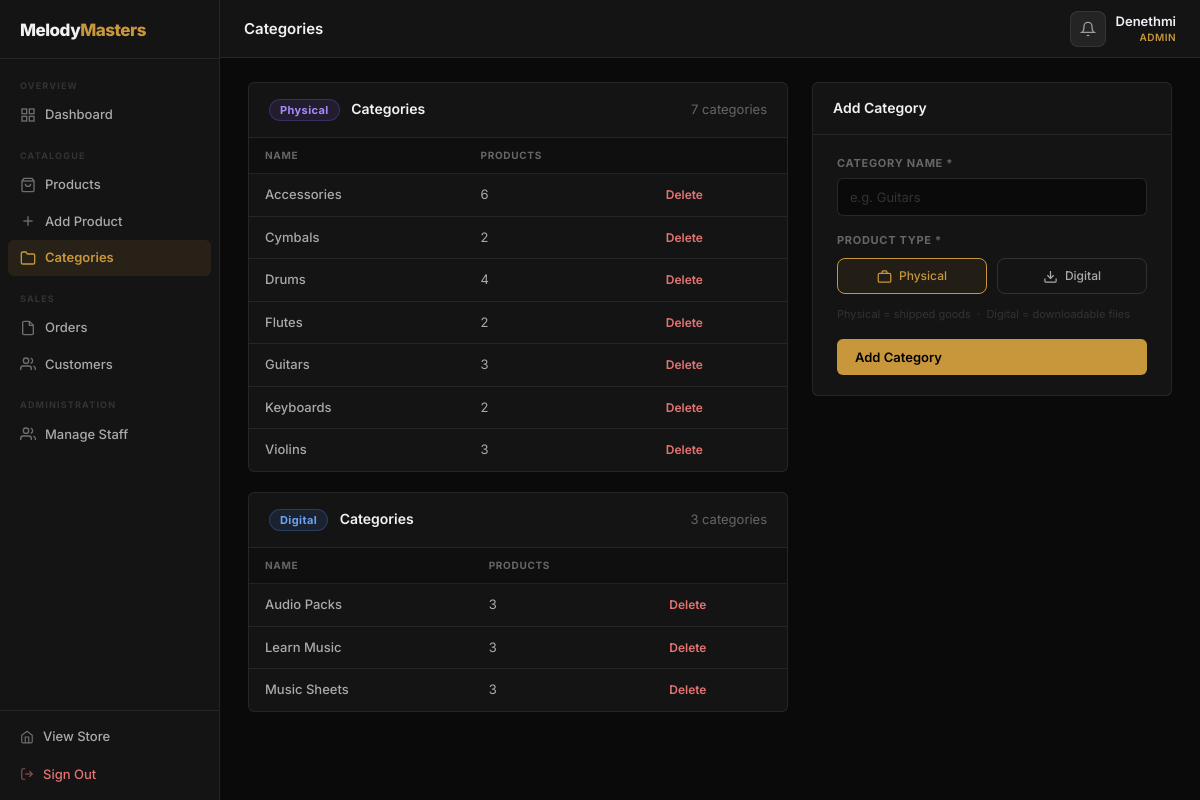
The page /admin/categories.php (signed in) on the database its author committed.
### tables this page shows
CREATE TABLE `categories` (
  `id` int(11) NOT NULL,
  `name` varchar(100) NOT NULL,
  `parent_id` int(11) DEFAULT NULL,
  `type` enum('physical','digital') NOT NULL DEFAULT 'physical'
);

### admin/categories.php (the view, shortened to what this page needs)
<?php
require_once __DIR__ . '/layout.php';
$cats = mysqli_fetch_all(mysqli_query($conn,
    "SELECT c.id, c.name, c.type, COUNT(p.id) AS product_count
     FROM categories c
     LEFT JOIN products p ON p.category_id = c.id
     GROUP BY c.id ORDER BY c.type ASC, c.name ASC"), MYSQLI_ASSOC);
$physical_cats = array_filter($cats, function($c) { return $c['type'] === 'physical'; });
$digital_cats  = array_filter($cats, function($c) { return $c['type'] === 'digital'; });
?>
<div style="display:grid;grid-template-columns:1fr 360px;gap:24px;align-items:start;">
  <div>
    <div class="admin-panel" style="margin-bottom:20px;">
      <div class="admin-panel-head">
        <h2 class="admin-panel-title">
          <span class="admin-type-physical" style="margin-right:8px;">Physical</span>
          Categories
        </h2>
        <span class="admin-result-count"><?= count($physical_cats) ?> categories</span>
      </div>
      <div class="admin-table-wrap">
        <table class="admin-table">
          <thead><tr><th>Name</th><th>Products</th><th></th></tr></thead>
          <tbody>
            <?php foreach ($physical_cats as $cat): ?>
            <tr>
              <td class="admin-prod-name"><?= htmlspecialchars($cat['name']) ?></td>
              <td><?= $cat['product_count'] ?></td>
              <td>
                <a href="categories.php?delete=<?= $cat['id'] ?>"
                   class="admin-row-action admin-row-action--danger"
                   onclick="return confirm('Delete \'<?= htmlspecialchars(addslashes($cat['name'])) ?>\'?')">Delete</a>
              </td>
            </tr>
            <?php endforeach; ?>
          </tbody>
        </table>
      </div>
    </div>
    <div class="admin-panel">
      <div class="admin-panel-head">
        <h2 class="admin-panel-title">
          <span class="admin-type-digital" style="margin-right:8px;">Digital</span>
          Categories
        </h2>
        <span class="admin-result-count"><?= count($digital_cats) ?> categories</span>
      </div>
      <div class="admin-table-wrap">
        <table class="admin-table">
          <thead><tr><th>Name</th><th>Products</th><th></th></tr></thead>
          <tbody>
            <?php foreach ($digital_cats as $cat): ?>
            <tr>
              <td class="admin-prod-name"><?= htmlspecialchars($cat['name']) ?></td>
              <td><?= $cat['product_count'] ?></td>
              <td>
                <a href="categories.php?delete=<?= $cat['id'] ?>"
                   class="admin-row-action admin-row-action--danger"
                   onclick="return confirm('Delete \'<?= htmlspecialchars(addslashes($cat['name'])) ?>\'?')">Delete</a>
              </td>
            </tr>
            <?php endforeach; ?>
          </tbody>
        </table>
      </div>
    </div>
  </div>
  <div class="admin-panel">
    <div class="admin-panel-head">
      <h2 class="admin-panel-title">Add Category</h2>
    </div>
    <form method="POST" action="categories.php" class="admin-form" style="gap:16px;">
      <div class="admin-form-group">
        <label class="admin-form-label">Category Name *</label>
        <input type="text" name="cat_name" class="admin-input"
               placeholder="e.g. Guitars" required
               value="<?= htmlspecialchars($_POST['cat_name'] ?? '') ?>">
      </div>
      <div class="admin-form-group">
        <label class="admin-form-label">Product Type *</label>
        <div style="display:flex;gap:10px;margin-top:4px;">
          <label class="admin-type-radio <?= ($_POST['cat_type']??'physical')==='physical' ? 'is-selected' : '' ?>" id="lbl-phys">
            <svg width="15" height="15" fill="none" viewBox="0 0 24 24" stroke="currentColor" stroke-width="2"><rect x="2" y="7" width="20" height="14" rx="2"/><path d="M16 7V5a2 2 0 00-2-2h-4a2 2 0 00-2 2v2"/></svg>
            Physical
          </label>
          <label class="admin-type-radio <?= ($_POST['cat_type']??'')==='digital' ? 'is-selected' : '' ?>" id="lbl-dig">
            <svg width="15" height="15" fill="none" viewBox="0 0 24 24" stroke="currentColor" stroke-width="2"><path d="M21 15v4a2 2 0 01-2 2H5a2 2 0 01-2-2v-4"/><polyline points="7 10 12 15 17 10"/><line x1="12" y1="15" x2="12" y2="3"/></svg>
            Digital
          </label>
        </div>
        <span style="font-size:11px;color:var(--dim);margin-top:6px;display:block;">
          Physical = shipped goods &nbsp;·&nbsp; Digital = downloadable files
        </span>
      </div>
      <div class="admin-form-actions" style="padding-top:0;">
        <button type="submit" name="add_cat" class="admin-btn admin-btn--primary" style="width:100%;">
          Add Category
        </button>
      </div>
    </form>
  </div>
</div>

### assets/css/admin.css (style rules this page uses)
.admin-body { margin: 0; background: var(--bg); color: var(--white); font-family: 'Inter', sans-serif; font-size: 14px; line-height: 1.5; overflow-x: hidden; }
.admin-content h1, .admin-content h2, .admin-content h3, .admin-content h4, .admin-panel h2, .admin-panel h3, .admin-topbar h1 { margin: 0; padding: 0; line-height: 1.3; }
.admin-panel { background: var(--bg-card); border: 1px solid var(--line); border-radius: var(--r); overflow: hidden; }
.admin-panel-head { display: flex; align-items: center; justify-content: space-between; padding: 16px 20px; border-bottom: 1px solid var(--line); flex-wrap: wrap; gap: 8px; min-height: 52px; }
.admin-panel-title { font-size: 14px !important; font-weight: 600 !important; color: var(--white); line-height: 1.3; }
.admin-table-wrap { overflow-x: auto; }
.admin-table { width: 100%; border-collapse: collapse; font-size: 13px; }
.admin-table th { padding: 10px 16px; font-size: 10px; font-weight: 700; text-transform: uppercase; letter-spacing: 0.7px; color: var(--muted); text-align: left; border-bottom: 1px solid var(--line); white-space: nowrap; background: rgba(0,0,0,0.25); }
.admin-table td { padding: 11px 16px; border-bottom: 1px solid var(--line); color: var(--mid); vertical-align: middle; }
.admin-table tr:last-child td { border-bottom: none; }
.admin-row-action { font-size: 12px; font-weight: 600; color: var(--gold); white-space: nowrap; transition: opacity 0.15s; }
.admin-row-action--danger { color: #e57373 !important; }
.admin-type-physical, .admin-type-digital { display: inline-block; padding: 3px 10px; border-radius: 20px; font-size: 11px; font-weight: 700; letter-spacing: 0.4px; white-space: nowrap; }
.admin-type-physical { background: rgba(139,92,246,0.12); color: #a78bfa; border: 1px solid rgba(139,92,246,0.25); }
.admin-type-digital { background: rgba(79,142,247,0.12); color: #6aa3f5; border: 1px solid rgba(79,142,247,0.25); }
.admin-result-count { font-size: 13px; color: var(--muted); white-space: nowrap; }
.admin-input { padding: 8px 12px; background: var(--bg); border: 1px solid var(--line-md); border-radius: 6px; color: var(--white); font-size: 13px; font-family: inherit; transition: border-color 0.15s; min-width: 0; height: 36px; }
.admin-input::placeholder { color: var(--dim); }
.admin-btn { display: inline-flex; align-items: center; gap: 6px; padding: 0 18px; height: 36px; border-radius: 6px; font-size: 13px; font-weight: 600; cursor: pointer; border: none; white-space: nowrap; transition: all 0.15s; font-family: inherit; text-decoration: none; }
.admin-btn--primary { background: var(--gold); color: #000; }
.admin-form { display: flex; flex-direction: column; gap: 18px; padding: 20px 24px; }
.admin-form-group { display: flex; flex-direction: column; gap: 6px; }
.admin-form-label { font-size: 11px; font-weight: 700; text-transform: uppercase; letter-spacing: 0.7px; color: var(--muted); }
.admin-form-group .admin-input, .admin-form-group .admin-select { width: 100%; height: 38px; }
.admin-form-actions { display: flex; align-items: center; gap: 10px; padding-top: 4px; }
.admin-prod-name { font-weight: 500; color: var(--white); }

### admin/categories.php (style rules this page uses)
.admin-type-radio { display:flex;align-items:center;gap:7px; padding:8px 14px;border-radius:8px;cursor:pointer; border:1px solid var(--line-md);color:var(--mid); font-size:12px;font-weight:500;transition:all .15s; user-select:none;flex:1;justify-content:center; }
.admin-type-radio.is-selected { border-color:var(--gold); background:rgba(200,151,60,.08); color:var(--gold); }

### rows shown on the page
categories: name "Accessories", product_count "6"
categories: name "Cymbals", product_count "2"
categories: name "Drums", product_count "4"
categories: name "Flutes", product_count "2"
categories: name "Guitars", product_count "3"
categories: name "Keyboards", product_count "2"
categories: name "Violins", product_count "3"
categories: name "Audio Packs", product_count "3"
categories: name "Learn Music", product_count "3"
categories: name "Music Sheets", product_count "3"

### other values the page prints
$title "Categories"
$admin_name "Denethmi"
$role_label "ADMIN"
count($physical_cats) "7"
count($digital_cats) "3"
